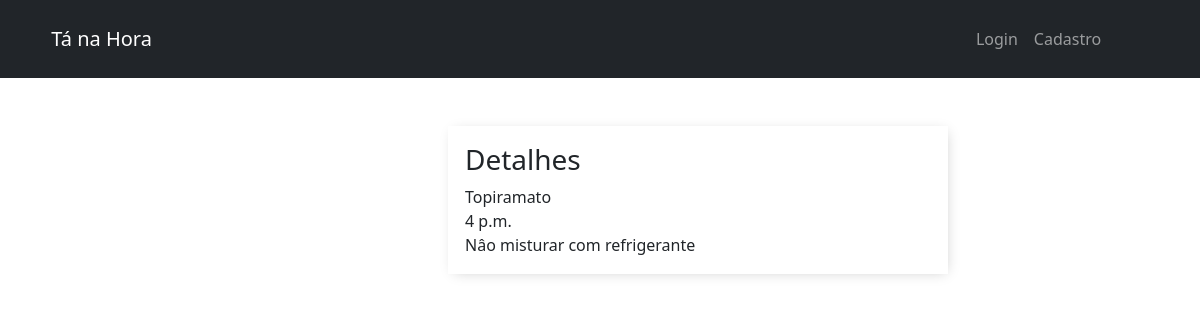
The page /detail/1/ on the database as committed earlier.
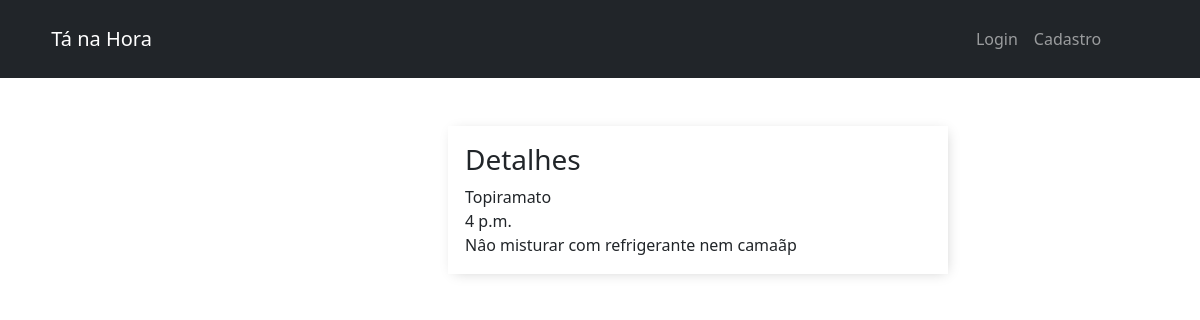
The same page on the database as committed later.
### base/models.py (models this page shows, shortened)
class Remedio(models.Model):
    nome = models.CharField(max_length=70)
    horario = models.TimeField(default='16:00:00')
    descricao = models.TextField()

### base/views.py (the view)
# urls.py: path('detail/<int:id>/', views.detail, name='detail'),
def detail(request, id):
    medicamento = Remedio.objects.get(id=id)
    context = {'medicamento': medicamento}
    return render(request, 'details.html', context)

### base/templates/details.html
{% extends 'main.html' %}
{% load static %}
{% block 'head' %}
<link rel="stylesheet" href="{% static 'css/css.css' %}">
{% endblock %}
{% block 'body' %}
<div style="margin-left: 28rem;" class="cardy-body">
    <h3>Detalhes</h3>
    {{medicamento.nome}}
    <br>
    {{medicamento.horario}}
    <br>
    {{medicamento.descricao}}
</div>
{% endblock %}

### templates/main.html (shortened to what this page needs)
{% load static %}
<html lang="pt-br">
  <head>
    <link href="https://cdn.jsdelivr.net/npm/bootstrap@5.1.3/dist/css/bootstrap.min.css" rel="stylesheet">
    {% block 'head' %}
    {% endblock %}
  </head>
  <body>
    {% include 'navbar.html' %}
    {% block 'body' %}
    {% endblock %}
  </body>
</html>

### templates/navbar.html (shortened to what this page needs)
{% block 'body' %}
    <nav style="padding: 1.2rem;" class="navbar navbar-expand-lg navbar-dark bg-dark">
        <a style="margin-left: 2rem;" class="navbar-brand" href="{% url 'home' %}">Tá na Hora</a>
        <div class="collapse navbar-collapse" id="navbarSupportedContent">
            <ul class="navbar-nav mr-auto">
                {% if request.user.is_authenticated %}
                    <li class="nav-item">
                        <a style="margin-left: 65rem;" class="nav-link" href="{% url 'logout' %}">Logout</a>
                    </li>
                {% else %}
                    <li class="nav-item">
                        <a style="margin-left: 50rem;" class="nav-link" href="{% url 'login' %}">Login</a>
                    </li>
                    <li class="nav-item">
                        <a class="nav-link" href="{% url 'cadastro' %}">Cadastro</a>
                    </li>
                {% endif %}
            </ul>
        </div>
</nav>
{% endblock %}

### templates/static/css/css.css (style rules this page uses)
.cardy-body { padding: 17px; max-width: 500px; margin-left: 5rem; margin-top: 3rem; background-color: #fff; -webkit-box-shadow: 2px 2px 13px -4px rgba(0,0,0,0.21); box-shadow: 2px 2px 13px -4px rgba(0,0,0,0.21); }
::placeholder { font-weight: 300; opacity: 0.5; }

Rows that differ between the two databases and show on the page:
changed Remedio "Topiramato": descricao "Nâo misturar com refrigerante" → "Nâo misturar com refrigerante nem camaãp"
